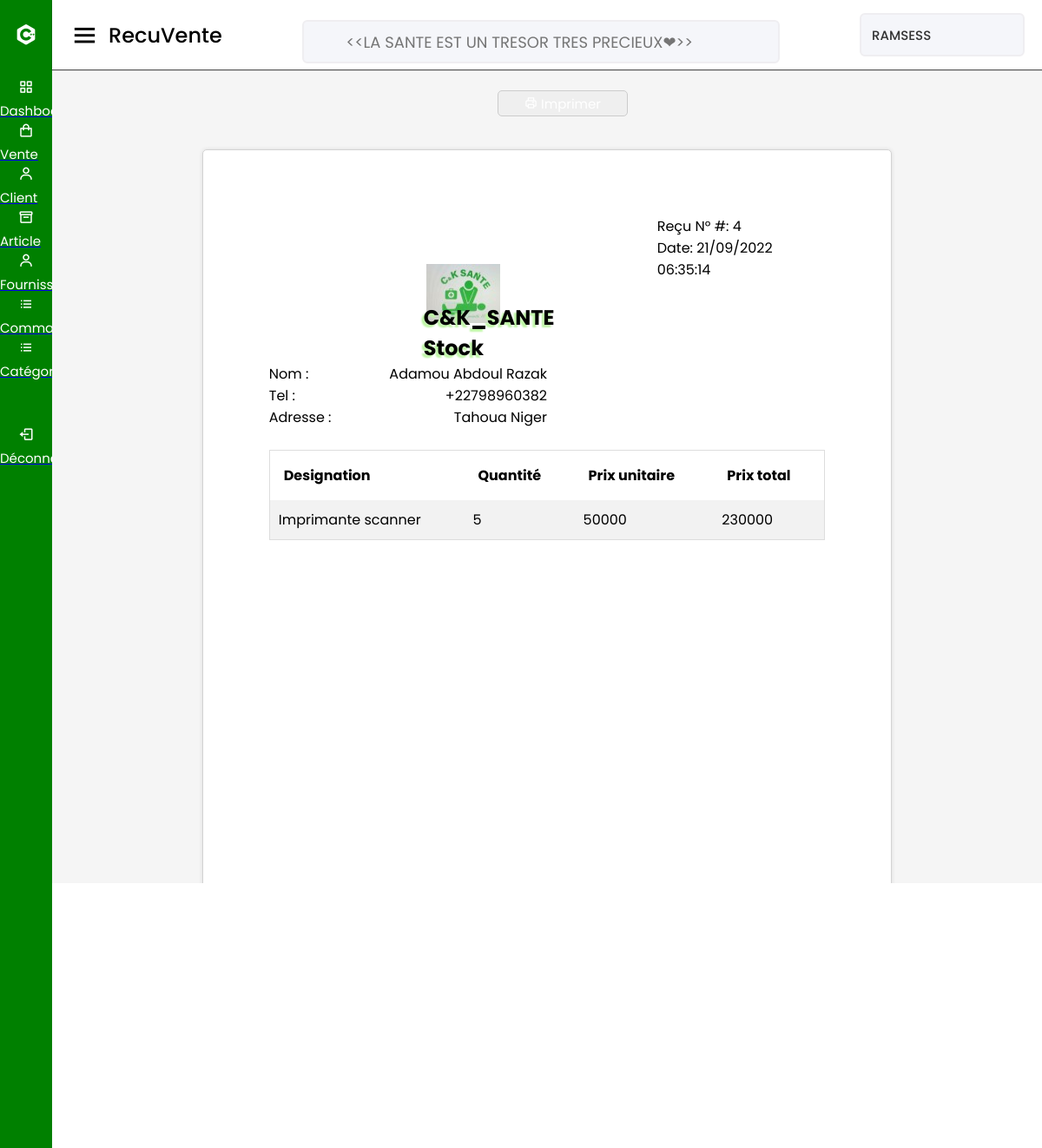
The page /vue/recuVente.php?id=4 on the database its author committed.
### tables this page shows
CREATE TABLE `vente` (
  `id` int(11) NOT NULL,
  `id_article` int(11) NOT NULL,
  `id_client` int(11) NOT NULL,
  `quantite` int(11) NOT NULL,
  `prix` int(11) NOT NULL,
  `date_vente` timestamp NOT NULL DEFAULT current_timestamp(),
  `etat` enum('0', '1') NOT NULL DEFAULT '1'
);

CREATE TABLE `client` (
  `id` int(11) NOT NULL,
  `nom` varchar(30) NOT NULL,
  `prenom` varchar(30) NOT NULL,
  `telephone` varchar(30) NOT NULL,
  `adresse` varchar(50) NOT NULL
);

CREATE TABLE `article` (
  `id` int(11) NOT NULL,
  `nom_article` varchar(50) NOT NULL,
  `id_categorie` int(11) NOT NULL,
  `quantite` int(11) NOT NULL,
  `prix_unitaire` int(11) NOT NULL,
  `date_fabrication` datetime NOT NULL,
  `date_expiration` datetime NOT NULL,
  `images` varchar(255) DEFAULT NULL
);

### model/function.php (called while the page is built, shortened)
<?php
function getVente($id = null)
{
    if (!empty($id)) {
        $sql = "SELECT nom_article, nom, prenom, v.quantite, prix, date_vente, v.id, prix_unitaire, adresse, telephone
        FROM client AS c, vente AS v, article AS a WHERE v.id_article=a.id AND v.id_client=c.id AND v.id=? AND etat=?";
        $req = $GLOBALS['connexion']->prepare($sql);
        $req->execute(array($id, 1));
        return $req->fetch();
    } else {
        $sql = "SELECT nom_article, nom, prenom, v.quantite, prix, date_vente, v.id, a.id AS idArticle
        FROM client AS c, vente AS v, article AS a WHERE v.id_article=a.id AND v.id_client=c.id AND etat=?";
        $req = $GLOBALS['connexion']->prepare($sql);
        $req->execute(array(1));
        return $req->fetchAll();
    }
}

### vue/recuVente.php (the view, shortened to what this page needs)
<?php
include 'entete.php';
if (!empty($_GET['id'])) {
    $vente = getVente($_GET['id']);
}
?>
<div class="home-content">
    <button class="hidden-print" id="btnPrint" style="position: relative; left: 45%;"> <i class='bx bx-printer'></i> Imprimer</button>
    <div class="page">
        <div class="cote-a-cote">
            <h2>C&K_SANTE Stock</h2>
            <div>
                <p>Reçu N° #: <?= $vente['id'] ?> </p>
                <p>Date: <?= date('d/m/Y H:i:s', strtotime($vente['date_vente'])) ?> </p>
            </div>
        </div>
        <div class="cote-a-cote" style="width: 50%;">
            <p>Nom :</p>
            <p><?= $vente['nom'] . " " . $vente['prenom'] ?></p>
        </div>
        <div class="cote-a-cote" style="width: 50%;">
            <p>Tel :</p>
            <p><?= $vente['telephone'] ?></p>
        </div>
        <div class="cote-a-cote" style="width: 50%;">
            <p>Adresse :</p>
            <p><?= $vente['adresse'] ?></p>
        </div>
        <br>
        <table class="mtable">
            <tr>
                <th>Designation</th>
                <th>Quantité</th>
                <th>Prix unitaire</th>
                <th>Prix total</th>
            </tr>
            <tr>
                <td><?= $vente['nom_article'] ?></td>
                <td><?= $vente['quantite'] ?></td>
                <td><?= $vente['prix_unitaire'] ?></td>
                <td><?= $vente['prix'] ?></td>
            </tr>
        </table>
    </div>
</div>
</section>
<?php
include 'pied.php';
?>

### public/css/style.css (style rules this page uses)
* { margin: 0; padding: 0; box-sizing: border-box; font-family: "Poppins", sans-serif; }
.home-section .home-content { position: relative; padding-top: 104px; }
button { background-color: #008000(6, 233, 93); color: white; width: 150px; height: 30px; border: 1px solid #ccc; font-size: 15px; border-radius: 5px; }
table.mtable { width: 100%; border-collapse: collapse; width: 100%; border: 1px solid #ddd; }
th, td { text-align: left; padding: 16px; }
table.mtable tr:nth-child(even) { background: #f2f2f2; }
table.mtable td { padding: 10px; }
.cote-a-cote { display: flex; justify-content: space-between; }
.page { width: 210mm; min-height: 297mm; padding: 20mm; margin: 10mm auto; border: 1px #d3d3d3 solid; border-radius: 5px; background: white; box-shadow: 0 0 5px rgba(0, 0, 0, 0.1); }
body { background-image: url('c\xampp\htdocs\gstock-dclic-main\public\images\IMG_SANTE.png'); }
h2 { backface-visibility: var(--gray-dark); width: fit-content; margin: 50px; padding: 50px 0 0 20%; text-shadow: -3px 3px 2px #BCF5A3; animation: titre ease 5s; background: url(./images/img4.jpg)no-repeat 50% 50%; height: 10vh; border-radius: 100px; margin-bottom: 40px; }

### rows shown on the page
vente: id "4", date_vente "21/09/2022 06:35:14", id_client.nom "Adamou", id_client.prenom "Abdoul Razak", id_client.telephone "+22798960382", id_client.adresse "Tahoua Niger", id_article.nom_article "Imprimante scanner", quantite "5", id_article.prix_unitaire "50000", prix "230000"

### other values the page prints
str_replace(".php", "", basename($_SERVER['PHP_SELF'])) "RecuVente"
